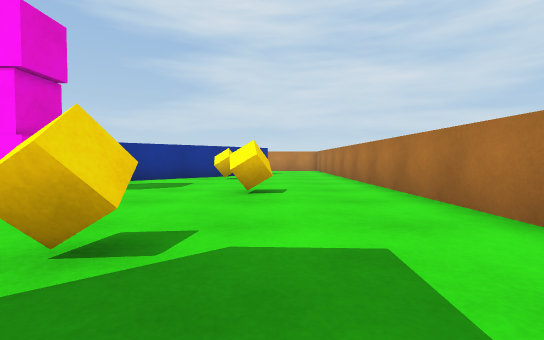
view 1 (above)

21 first-person views from a walk through a Unity game level. The camera is 0.56 m above the floor, tilts 2° down and sees 85° across. The floor is counted in squares, 1 m on a side. Each view is taken from the middle of a square. On the plan, view 1 faces up. The plan holds only what a view shows up to about 9 squares ahead; the rest is blank. The place goes on beyond the plan. The player character is not drawn.

view 2
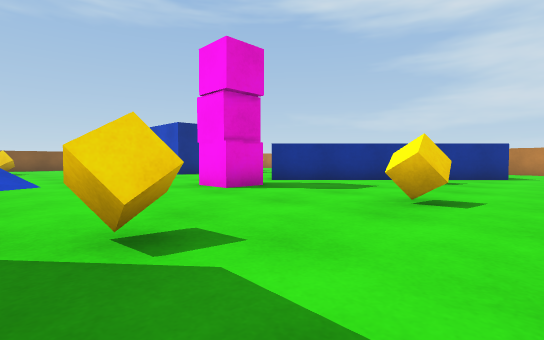

view 3
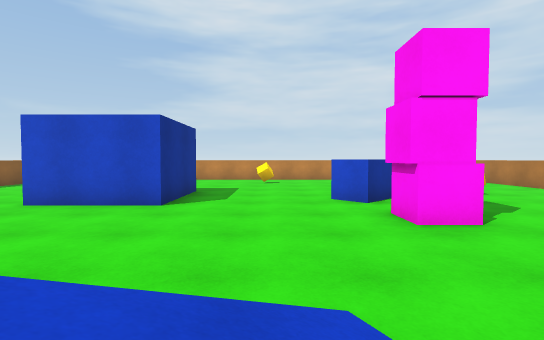

view 4
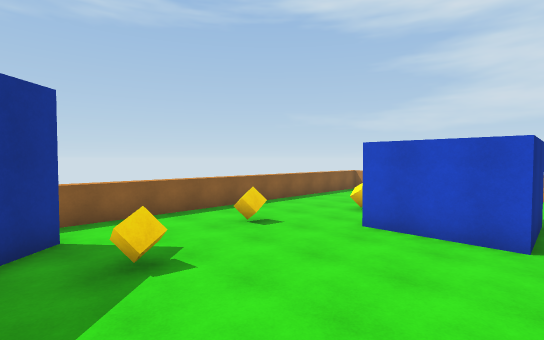

view 5
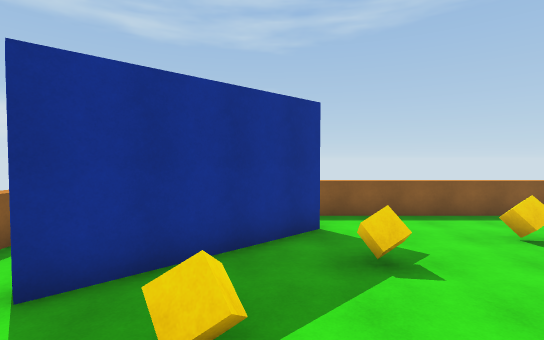

view 6
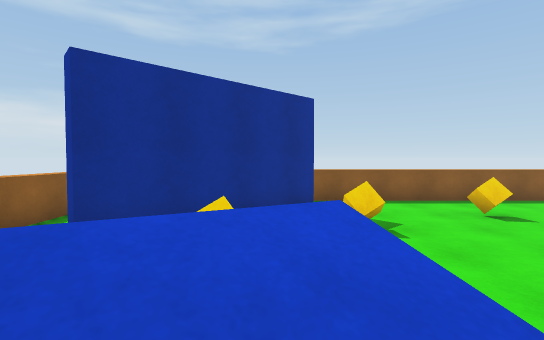

view 7
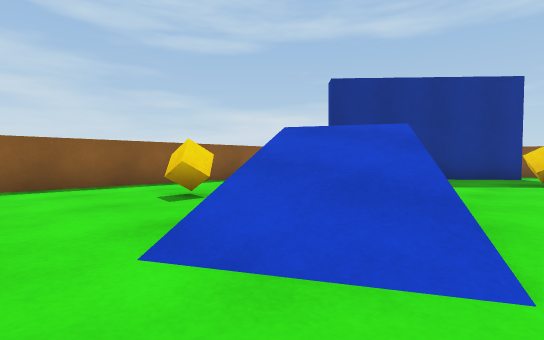

view 8
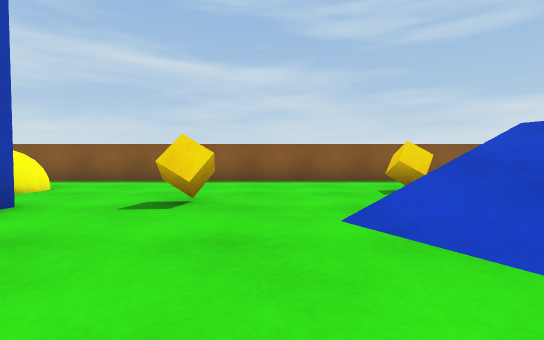

view 9
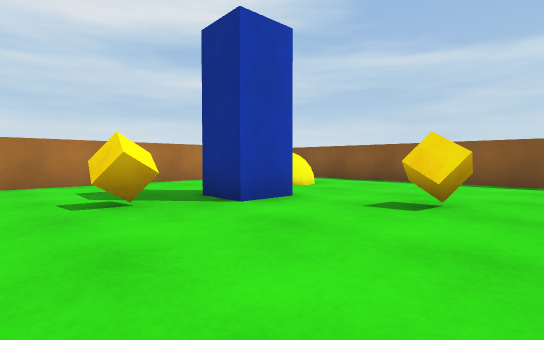

view 10
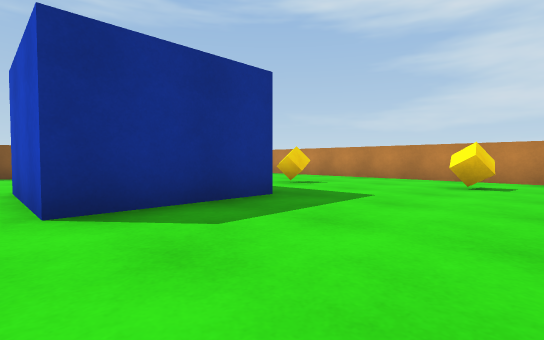

view 11
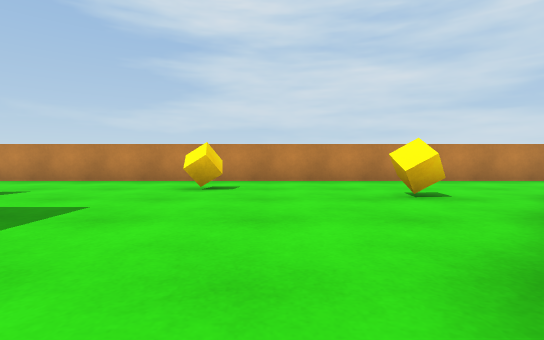

view 12
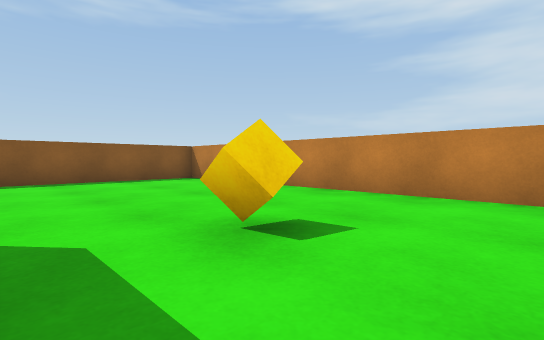

view 13
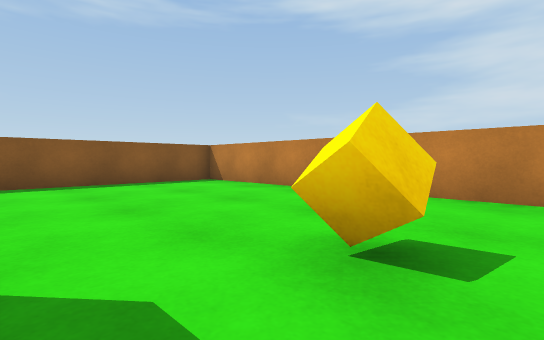

view 14
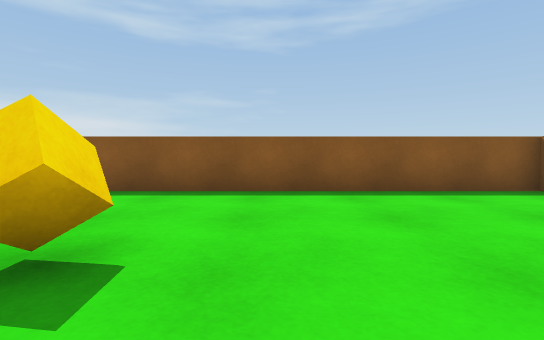

view 15
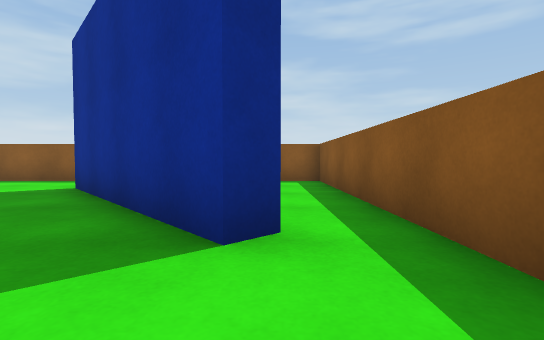

view 16
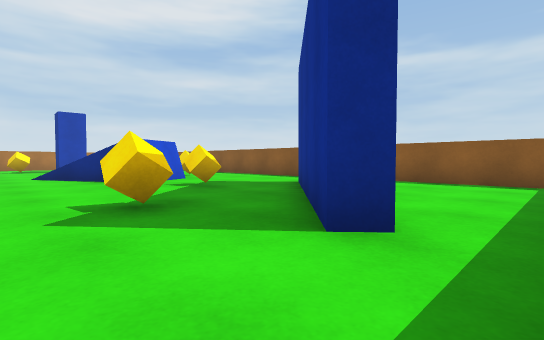

view 17
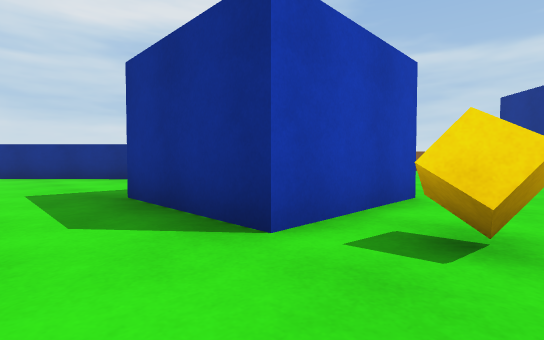

view 18
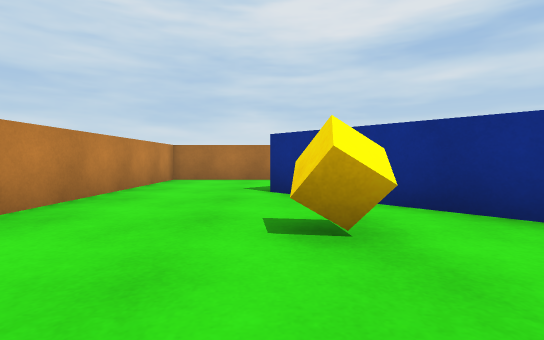

view 19
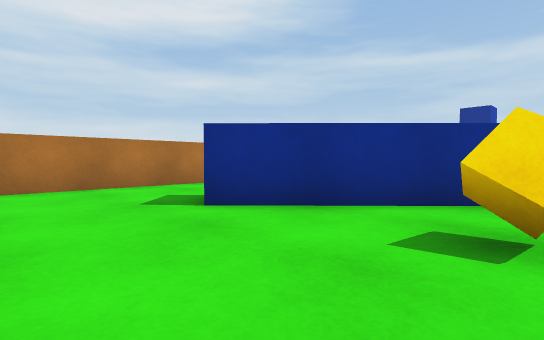

view 20
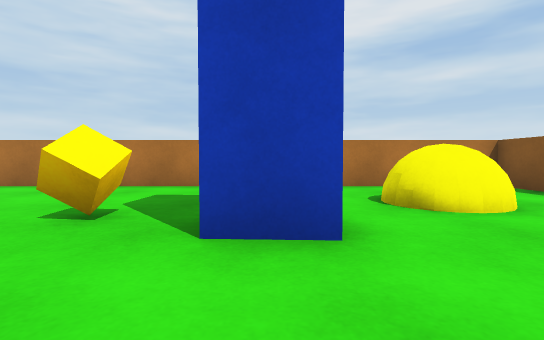

view 21
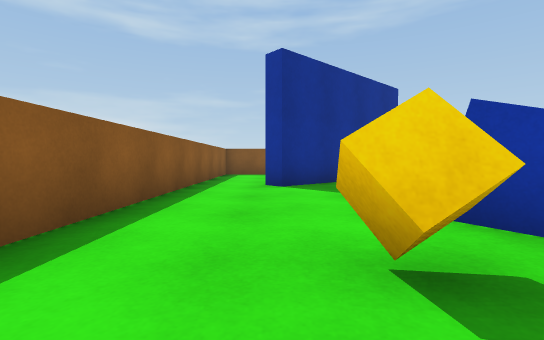

### Floor plan
Ten units are one square. View 1 is at (0, 0); x grows to the right and y downward. Boxes are objects, and circles mark ways between rooms. Rooms are numbered by the first view taken in them; rooms with no view inside come last. Other rooms are left out.
<svg viewBox="-177 -153 204 205">
<path fill="none" stroke="#000" d="M-94 -64 -124 -64 -124 -94 -94 -94 -94 -64M-51 -79 -8 -121M-81 11 -88 14 -91 7M-161 -7 -157 -11 -122 28 -126 32M-1 -114 -48 -68 -55 -75M-135 47 22 47 22 -148 -172 -148 -172 -5M-172 -5 -172 47 -135 47"/>
<rect x="-155" y="-55" width="10" height="10" fill="#bbb"><title>cube</title></rect>
<rect x="-145" y="-95" width="10" height="10" fill="#bbb"><title>cube</title></rect>
<rect x="-135" y="-25" width="10" height="10" fill="#bbb"><title>cube</title></rect>
<rect x="-115" y="5" width="10" height="10" fill="#bbb"><title>cube</title></rect>
<rect x="-115" y="-125" width="10" height="10" fill="#bbb"><title>cube</title></rect>
<rect x="-75" y="15" width="10" height="10" fill="#bbb"><title>cube</title></rect>
<rect x="-75" y="-135" width="10" height="10" fill="#bbb"><title>cube</title></rect>
<rect x="-55" y="-55" width="20" height="10" fill="#bbb"><title>other object</title></rect>
<rect x="-45" y="5" width="10" height="10" fill="#bbb"><title>cube</title></rect>
<rect x="-45" y="-115" width="10" height="10" fill="#bbb"><title>cube</title></rect>
<rect x="-25" y="-5" width="20" height="10" fill="#bbb"><title>blue block</title></rect>
<rect x="-15" y="-25" width="10" height="10" fill="#bbb"><title>cube</title></rect>
<rect x="-15" y="-95" width="10" height="10" fill="#bbb"><title>cube</title></rect>
<rect x="-5" y="-55" width="10" height="10" fill="#bbb"><title>cube</title></rect>
<circle cx="-130" cy="40" r="3" fill="#2a7"/>
<circle cx="-170" cy="-10" r="3" fill="#2a7"/>
<text x="-80" y="-50">1</text>
<text x="-160" y="20">2</text>
</svg>
Room 1 opens to room 2.

Where each view was taken, in squares from view 1:
view 1: 0 up, 0 right, facing up
view 2: 1 up, 1 right, facing up-left
view 3: 0 up, 7 left, facing up
view 4: 0 up, 9 left, facing up-left
view 5: 0 up, 9 left, facing left
view 6: 0 up, 8 left, facing left
view 7: 2 up, 5 left, facing down-left
view 8: 3 up, 5 left, facing down
view 9: 3 up, 5 left, facing down-right
view 10: 6 up, 6 left, facing up-left
view 11: 7 up, 6 left, facing up
view 12: 10 up, 9 left, facing up-left
view 13: 10 up, 10 left, facing up-left
view 14: 10 up, 12 left, facing left
view 15: 3 up, 16 left, facing down
view 16: 3 up, 17 left, facing down-right
view 17: 11 up, 14 left, facing down-right
view 18: 12 up, 6 left, facing right
view 19: 14 up, 4 left, facing down-right
view 20: 0 up, 4 left, facing right
view 21: 3 down, 6 left, facing left
